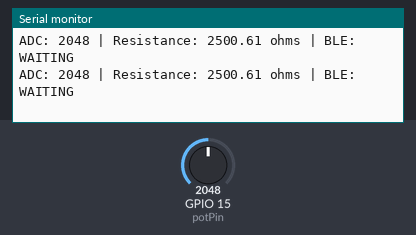
Simulated run of this sketch. Board: ESP32. On the bench: the last lines printed to the serial monitor. The test bench sets the inputs (shaded band); at power-on: GPIO 15 (potPin) = 2048. Nothing arrives over Bluetooth unless stated; a phone connects over Bluetooth LE 3 s after start.

Above: at 2.2 s.
2.3 s: GPIO 15 (potPin) set to 2866
At 4.38 s:
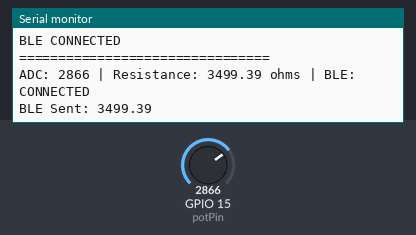
5.3 s: GPIO 15 (potPin) set to 3603
At 5.36 s:
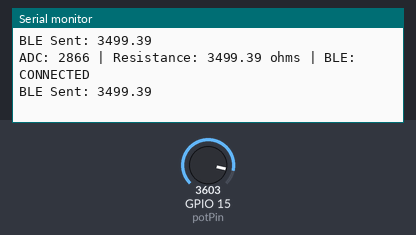

The sketch:

Student_Kit_Bluetooth.ino
```cpp
#include <BLEDevice.h>
#include <BLEServer.h>
#include <BLEUtils.h>
#include <BLE2902.h>

// =====================================================
// BLE UUIDs
// =====================================================

#define SERVICE_UUID        "12345678-1234-1234-1234-1234567890AB"
#define CHARACTERISTIC_UUID "12345678-1234-1234-1234-1234567890AC"

// =====================================================
// POTENTIOMETER
// =====================================================

const int potPin = 15;

// Maximum resistance of student potentiometer
const float MAX_RESISTANCE = 5000.0;

// =====================================================
// BLE
// =====================================================

BLECharacteristic *resistanceCharacteristic;

bool deviceConnected = false;

// =====================================================
// BLE SERVER CALLBACKS
// =====================================================

class MyServerCallbacks : public BLEServerCallbacks {

  void onConnect(BLEServer *pServer) {

    deviceConnected = true;

    Serial.println();
    Serial.println("================================");
    Serial.println("BLE CONNECTED");
    Serial.println("================================");
  }

  void onDisconnect(BLEServer *pServer) {

    deviceConnected = false;

    Serial.println();
    Serial.println("================================");
    Serial.println("BLE DISCONNECTED");
    Serial.println("================================");

    // Start advertising again
    delay(500);

    pServer->getAdvertising()->start();

    Serial.println("BLE advertising restarted");
  }
};

// =====================================================
// ADC READING
// =====================================================

int readADC() {

  long sum = 0;

  for (int i = 0; i < 20; i++) {

    sum += analogRead(potPin);

    delay(2);
  }

  return sum / 20;
}

// =====================================================
// SETUP
// =====================================================

void setup() {

  Serial.begin(115200);

  delay(1000);

  Serial.println();
  Serial.println("================================");
  Serial.println("REMOTE LAB - STUDENT KIT");
  Serial.println("================================");

  // ADC configuration
  analogSetAttenuation(ADC_11db);

  // ---------------------------------------------------
  // BLE INITIALIZATION
  // ---------------------------------------------------

  Serial.println("Starting BLE...");

  BLEDevice::init("RemoteLab Student Kit");

  // Create BLE server
  BLEServer *pServer = BLEDevice::createServer();

  pServer->setCallbacks(new MyServerCallbacks());

  // Create BLE service
  BLEService *pService =
      pServer->createService(SERVICE_UUID);

  // Create characteristic
  resistanceCharacteristic =
      pService->createCharacteristic(
          CHARACTERISTIC_UUID,
          BLECharacteristic::PROPERTY_READ |
          BLECharacteristic::PROPERTY_NOTIFY
      );

  // Add notification descriptor
  resistanceCharacteristic->addDescriptor(
      new BLE2902()
  );

  // Initial value
  resistanceCharacteristic->setValue("0");

  // Start service
  pService->start();

  // ---------------------------------------------------
  // BLE ADVERTISING
  // ---------------------------------------------------

  BLEAdvertising *pAdvertising =
      BLEDevice::getAdvertising();

  pAdvertising->addServiceUUID(SERVICE_UUID);

  pAdvertising->setScanResponse(true);

  BLEDevice::startAdvertising();

  Serial.println("BLE STARTED");
  Serial.println("Device Name:");
  Serial.println("RemoteLab Student Kit");
  Serial.println();
  Serial.println("Waiting for Bluetooth connection...");
}

// =====================================================
// LOOP
// =====================================================

void loop() {

  // Read ADC
  int adc = readADC();

  // Convert ADC to resistance
  float resistance =
      ((float)adc * MAX_RESISTANCE) / 4095.0;

  // Limit value
  resistance = constrain(
      resistance,
      0.0,
      MAX_RESISTANCE
  );

  // Print to Serial Monitor
  Serial.print("ADC: ");
  Serial.print(adc);

  Serial.print(" | Resistance: ");
  Serial.print(resistance, 2);

  Serial.print(" ohms");

  Serial.print(" | BLE: ");

  if (deviceConnected) {
    Serial.println("CONNECTED");
  } else {
    Serial.println("WAITING");
  }

  // ---------------------------------------------------
  // SEND RESISTANCE THROUGH BLE
  // ---------------------------------------------------

  if (deviceConnected) {

    char valueString[20];

    dtostrf(
        resistance,
        0,
        2,
        valueString
    );

    resistanceCharacteristic->setValue(valueString);

    resistanceCharacteristic->notify();

    Serial.print("BLE Sent: ");
    Serial.println(valueString);
  }

  // Send every 200 ms
  delay(200);
}
```

Measured:
- after the input at 2.3 s, the serial monitor: prints a new line after 0.21 s (image 1)
